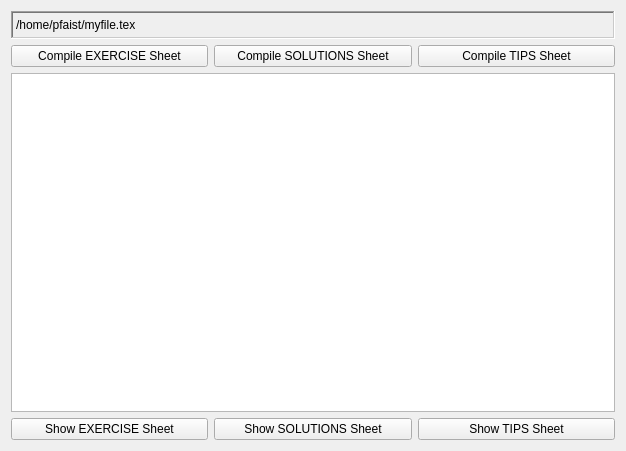
<?xml version="1.0" encoding="UTF-8"?>
<ui version="4.0">
 <class>CompilerWidget</class>
 <widget class="QWidget" name="CompilerWidget">
  <property name="geometry">
   <rect>
    <x>0</x>
    <y>0</y>
    <width>626</width>
    <height>451</height>
   </rect>
  </property>
  <property name="windowTitle">
   <string>Form</string>
  </property>
  <layout class="QVBoxLayout" name="verticalLayout">
   <property name="spacing">
    <number>6</number>
   </property>
   <item>
    <widget class="QFrame" name="frame">
     <property name="frameShape">
      <enum>QFrame::WinPanel</enum>
     </property>
     <property name="frameShadow">
      <enum>QFrame::Sunken</enum>
     </property>
     <layout class="QHBoxLayout" name="horizontalLayout_3">
      <property name="leftMargin">
       <number>3</number>
      </property>
      <property name="topMargin">
       <number>5</number>
      </property>
      <property name="rightMargin">
       <number>3</number>
      </property>
      <property name="bottomMargin">
       <number>5</number>
      </property>
      <item>
       <widget class="QLabel" name="lblFilePath">
        <property name="text">
         <string>/home/pfaist/myfile.tex</string>
        </property>
        <property name="textFormat">
         <enum>Qt::PlainText</enum>
        </property>
        <property name="textInteractionFlags">
         <set>Qt::TextBrowserInteraction</set>
        </property>
       </widget>
      </item>
     </layout>
    </widget>
   </item>
   <item>
    <layout class="QHBoxLayout" name="horizontalLayout">
     <item>
      <widget class="QPushButton" name="btnCompileEx">
       <property name="text">
        <string>Compile EXERCISE Sheet</string>
       </property>
      </widget>
     </item>
     <item>
      <widget class="QPushButton" name="btnCompileSol">
       <property name="text">
        <string>Compile SOLUTIONS Sheet</string>
       </property>
      </widget>
     </item>
     <item>
      <widget class="QPushButton" name="btnCompileTips">
       <property name="text">
        <string>Compile TIPS Sheet</string>
       </property>
      </widget>
     </item>
    </layout>
   </item>
   <item>
    <widget class="QTextEdit" name="txtLog">
     <property name="tabChangesFocus">
      <bool>true</bool>
     </property>
     <property name="undoRedoEnabled">
      <bool>false</bool>
     </property>
     <property name="readOnly">
      <bool>true</bool>
     </property>
     <property name="html">
      <string>&lt;!DOCTYPE HTML PUBLIC &quot;-//W3C//DTD HTML 4.0//EN&quot; &quot;http://www.w3.org/TR/REC-html40/strict.dtd&quot;&gt;
&lt;html&gt;&lt;head&gt;&lt;meta name=&quot;qrichtext&quot; content=&quot;1&quot; /&gt;&lt;style type=&quot;text/css&quot;&gt;
p, li { white-space: pre-wrap; }
&lt;/style&gt;&lt;/head&gt;&lt;body style=&quot; font-family:'Lucida Grande'; font-size:13pt; font-weight:400; font-style:normal;&quot;&gt;
&lt;p style=&quot;-qt-paragraph-type:empty; margin-top:0px; margin-bottom:0px; margin-left:0px; margin-right:0px; -qt-block-indent:0; text-indent:0px;&quot;&gt;&lt;/p&gt;&lt;/body&gt;&lt;/html&gt;</string>
     </property>
    </widget>
   </item>
   <item>
    <layout class="QHBoxLayout" name="horizontalLayout_2">
     <item>
      <widget class="QPushButton" name="btnShowEx">
       <property name="text">
        <string>Show EXERCISE Sheet</string>
       </property>
      </widget>
     </item>
     <item>
      <widget class="QPushButton" name="btnShowSol">
       <property name="text">
        <string>Show SOLUTIONS Sheet</string>
       </property>
      </widget>
     </item>
     <item>
      <widget class="QPushButton" name="btnShowTips">
       <property name="text">
        <string>Show TIPS Sheet</string>
       </property>
      </widget>
     </item>
    </layout>
   </item>
  </layout>
 </widget>
 <resources/>
 <connections/>
</ui>
